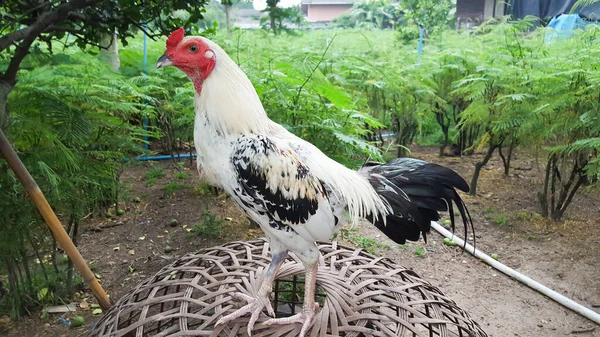
#> input picture src/data/ayam.jpg, 600 x 337 px
$ python global_threshold.py
#> lines starting #> are read from the running program, lines starting #| are printed output that depends on the picture; after the words box and inside, x2 and y2 are one past the last pixel; in counts of white or black regions, pixels touching at a corner belong together
import cv2
import os

img = cv2.imread(os.path.join('./data', 'ayam.jpg'))
#> img is the input picture: shape (337, 600, 3); mean B, G, R 100.1, 128.2, 115.7
img_gray = cv2.cvtColor(img, cv2.COLOR_BGR2GRAY)
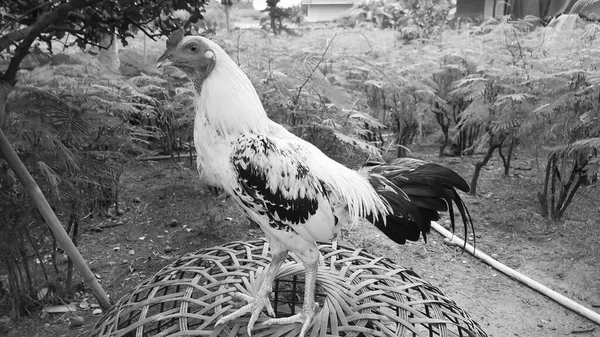
#> img_gray: shape (337, 600); min 0, max 255, mean 121.3

ret, tresh = cv2.threshold(img_gray, 80, 255, cv2.THRESH_BINARY)
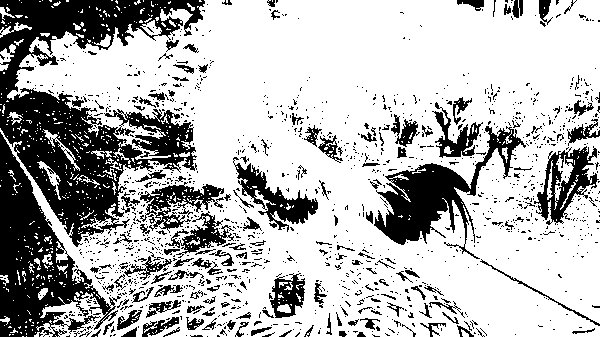
#> tresh: shape (337, 600); 71.6% white; 1359 black regions (1207 under 20 px), largest, box (x1, y1, x2, y2) and area: (0, 0, 205, 247) 20432, (0, 132, 121, 337) 9545, (374, 126, 526, 259) 5688
cv2.blur(tresh, (40,40))
ret, tresh = cv2.threshold(tresh, 80, 255, cv2.THRESH_BINARY)

cv2.imshow('img_gray', img_gray)
cv2.imshow('img', img)
cv2.imshow('tresh', tresh)
cv2.waitKey(0)

$ run again, with src/data/images.jpg copied over src/data/ayam.jpg
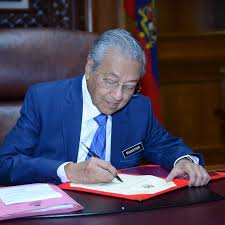
#> input picture src/data/images.jpg, 225 x 225 px
#> img is the input picture: shape (225, 225, 3); mean B, G, R 87.1, 68.6, 75
#> `img_gray = cv2.cvtColor(img, cv2.COLOR_BGR2GRAY)`:
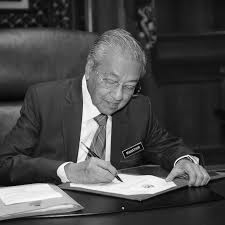
#> img_gray: shape (225, 225); min 0, max 254, mean 72.6
#> `ret, tresh = cv2.threshold(img_gray, 80, 255, cv2.THRESH_BINARY)`:
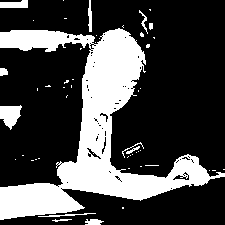
#> tresh: shape (225, 225); 27.7% white; 51 white regions (39 under 20 px), largest, box (x1, y1, x2, y2) and area: (0, 28, 225, 220) 12850, (0, 105, 22, 130) 356, (0, 0, 28, 8) 181

$ run again, with src/data/kyrie.jpg copied over src/data/ayam.jpg
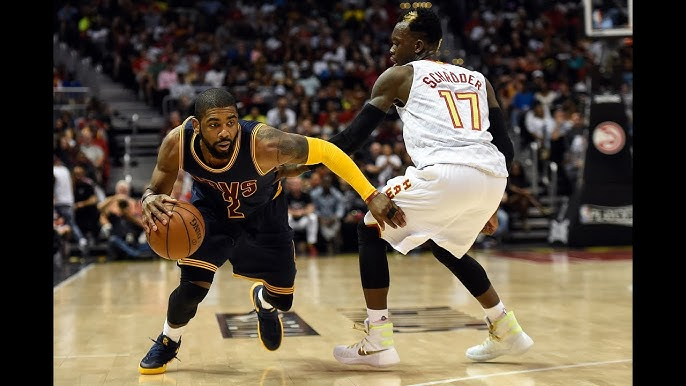
#> input picture src/data/kyrie.jpg, 686 x 386 px
#> img is the input picture: shape (386, 686, 3); mean B, G, R 65.1, 79.3, 89.8
#> `img_gray = cv2.cvtColor(img, cv2.COLOR_BGR2GRAY)`:
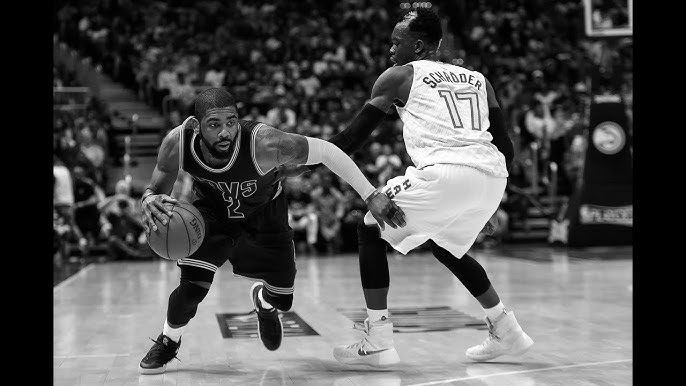
#> img_gray: shape (386, 686); min 0, max 255, mean 80.9
#> `ret, tresh = cv2.threshold(img_gray, 80, 255, cv2.THRESH_BINARY)`:
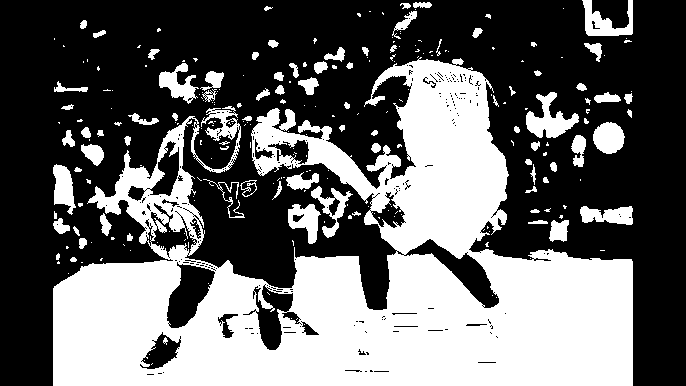
#> tresh: shape (386, 686); 40.3% white; 250 white regions (166 under 20 px), largest, box (x1, y1, x2, y2) and area: (53, 57, 633, 386) 93564, (526, 92, 579, 138) 1133, (582, 0, 633, 36) 927
